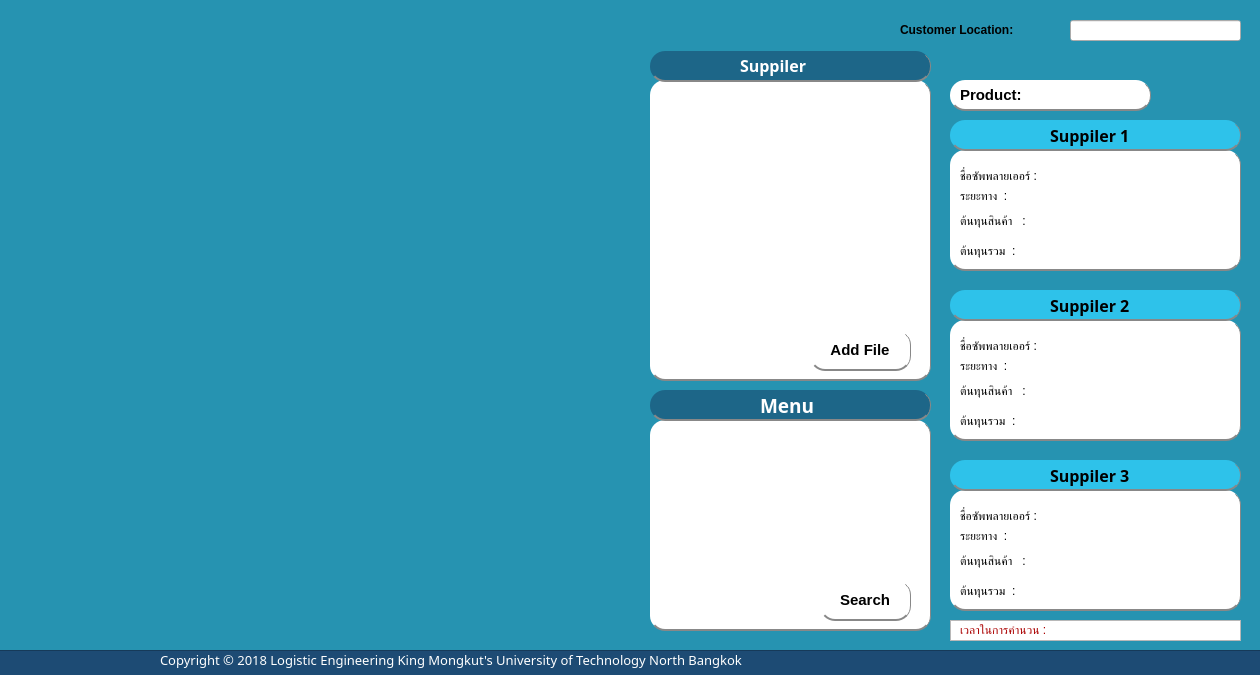
<?xml version="1.0" encoding="UTF-8"?>
<ui version="4.0">
 <class>mainWidget</class>
 <widget class="QWidget" name="mainWidget">
  <property name="geometry">
   <rect>
    <x>0</x>
    <y>0</y>
    <width>1260</width>
    <height>675</height>
   </rect>
  </property>
  <property name="windowTitle">
   <string>Form</string>
  </property>
  <property name="layoutDirection">
   <enum>Qt::LeftToRight</enum>
  </property>
  <property name="styleSheet">
   <string notr="true">QPushButton{
    background-color: white;
    border-width: 0.1px;
    border-radius: 15px;
    font: bold 15px;
	border-bottom: 2px solid   #888888;
	border-right: 1px solid  #888888;
}

QListView#listView_1{
	border-width: 0px;
	background-color: white;
	border-color: white;
    font: bold 15px;
}

QListWidget,QListView#supplierList,#itemList, #info,#listView_3,#listView_4,#listView_5{
	background-color: white;
    border-width: 0.1px;
    border-radius: 15px;
    font: bold 15px;
	border-bottom: 2px solid   #888888;
	border-right: 1px solid  #888888;
}

QLabel{
	font: 10pt &quot;Noto Sans&quot;;
}

QLabe#label_1,#label_2,#label_3,#label_4{
	font: 75 12pt &quot;Noto Sans&quot;;
}

QWidget#mainWidget{
	background-color:rgb(38, 147, 177);
}</string>
  </property>
  <widget class="QPushButton" name="importExcelButton">
   <property name="geometry">
    <rect>
     <x>810</x>
     <y>330</y>
     <width>101</width>
     <height>41</height>
    </rect>
   </property>
   <property name="font">
    <font>
     <pointsize>-1</pointsize>
     <weight>75</weight>
     <italic>false</italic>
     <bold>true</bold>
    </font>
   </property>
   <property name="text">
    <string>Add File</string>
   </property>
   <property name="autoRepeatInterval">
    <number>101</number>
   </property>
  </widget>
  <widget class="QListView" name="info">
   <property name="geometry">
    <rect>
     <x>950</x>
     <y>150</y>
     <width>291</width>
     <height>121</height>
    </rect>
   </property>
  </widget>
  <widget class="QListWidget" name="supplierList">
   <property name="geometry">
    <rect>
     <x>650</x>
     <y>80</y>
     <width>281</width>
     <height>301</height>
    </rect>
   </property>
   <property name="font">
    <font>
     <pointsize>-1</pointsize>
     <weight>75</weight>
     <italic>false</italic>
     <bold>true</bold>
    </font>
   </property>
  </widget>
  <widget class="QListWidget" name="itemList">
   <property name="geometry">
    <rect>
     <x>650</x>
     <y>420</y>
     <width>281</width>
     <height>211</height>
    </rect>
   </property>
  </widget>
  <widget class="QLineEdit" name="customer_location_edit">
   <property name="geometry">
    <rect>
     <x>1070</x>
     <y>20</y>
     <width>171</width>
     <height>21</height>
    </rect>
   </property>
  </widget>
  <widget class="QLabel" name="label">
   <property name="geometry">
    <rect>
     <x>900</x>
     <y>10</y>
     <width>161</width>
     <height>41</height>
    </rect>
   </property>
   <property name="text">
    <string>&lt;html&gt;&lt;head/&gt;&lt;body&gt;&lt;p&gt;&lt;span style=&quot; font-weight:600;&quot;&gt;Customer Location:&lt;/span&gt;&lt;/p&gt;&lt;/body&gt;&lt;/html&gt;</string>
   </property>
  </widget>
  <widget class="QLabel" name="supplier_label">
   <property name="geometry">
    <rect>
     <x>960</x>
     <y>160</y>
     <width>241</width>
     <height>31</height>
    </rect>
   </property>
   <property name="text">
    <string>ชื่อซัพพลายเออร์ :</string>
   </property>
  </widget>
  <widget class="QLabel" name="transport_cost_label">
   <property name="geometry">
    <rect>
     <x>960</x>
     <y>240</y>
     <width>251</width>
     <height>21</height>
    </rect>
   </property>
   <property name="text">
    <string>ต้นทุนรวม  :</string>
   </property>
  </widget>
  <widget class="QLabel" name="supply_cost_label">
   <property name="geometry">
    <rect>
     <x>960</x>
     <y>210</y>
     <width>251</width>
     <height>21</height>
    </rect>
   </property>
   <property name="text">
    <string>ต้นทุนสินค้า   :</string>
   </property>
  </widget>
  <widget class="QWidget" name="map_widget" native="true">
   <property name="geometry">
    <rect>
     <x>20</x>
     <y>10</y>
     <width>611</width>
     <height>611</height>
    </rect>
   </property>
  </widget>
  <widget class="QPushButton" name="startButton">
   <property name="geometry">
    <rect>
     <x>820</x>
     <y>580</y>
     <width>91</width>
     <height>41</height>
    </rect>
   </property>
   <property name="text">
    <string>Search</string>
   </property>
  </widget>
  <widget class="QListView" name="listView_3">
   <property name="geometry">
    <rect>
     <x>650</x>
     <y>51</y>
     <width>281</width>
     <height>31</height>
    </rect>
   </property>
   <property name="styleSheet">
    <string notr="true">background-color: rgb(40, 109, 154);
background-color:rgb(29, 102, 136);
</string>
   </property>
  </widget>
  <widget class="QListView" name="listView_4">
   <property name="geometry">
    <rect>
     <x>950</x>
     <y>120</y>
     <width>291</width>
     <height>31</height>
    </rect>
   </property>
   <property name="styleSheet">
    <string notr="true">background-color: rgb(101, 183, 255);
background-color: rgb(46, 194, 234);</string>
   </property>
  </widget>
  <widget class="QListView" name="listView_5">
   <property name="geometry">
    <rect>
     <x>650</x>
     <y>390</y>
     <width>281</width>
     <height>31</height>
    </rect>
   </property>
   <property name="styleSheet">
    <string notr="true">background-color: rgb(34, 141, 143);
background-color: rgb(43, 112, 107);
background-color:rgb(29, 102, 136);</string>
   </property>
  </widget>
  <widget class="QLabel" name="label_2">
   <property name="geometry">
    <rect>
     <x>740</x>
     <y>50</y>
     <width>91</width>
     <height>31</height>
    </rect>
   </property>
   <property name="font">
    <font>
     <family>Noto Sans</family>
     <pointsize>12</pointsize>
     <weight>9</weight>
     <italic>false</italic>
     <bold>false</bold>
    </font>
   </property>
   <property name="text">
    <string>&lt;!DOCTYPE HTML PUBLIC &quot;-//W3C//DTD HTML 4.0//EN&quot; &quot;http://www.w3.org/TR/REC-html40/strict.dtd&quot;&gt;
&lt;html&gt;&lt;head&gt;&lt;meta name=&quot;qrichtext&quot; content=&quot;1&quot; /&gt;&lt;style type=&quot;text/css&quot;&gt;
p, li { white-space: pre-wrap; }
&lt;/style&gt;&lt;/head&gt;&lt;body style=&quot; font-family:'MS Shell Dlg 2'; font-size:8pt; font-weight:400; font-style:normal;&quot;&gt;
&lt;p style=&quot; margin-top:0px; margin-bottom:0px; margin-left:0px; margin-right:0px; -qt-block-indent:0; text-indent:0px;&quot;&gt;&lt;span style=&quot; font-size:12pt; font-weight:600; color:#ffffff;&quot;&gt;Suppiler&lt;/span&gt;&lt;/p&gt;&lt;/body&gt;&lt;/html&gt;</string>
   </property>
   <property name="scaledContents">
    <bool>false</bool>
   </property>
  </widget>
  <widget class="QLabel" name="label_4">
   <property name="geometry">
    <rect>
     <x>760</x>
     <y>390</y>
     <width>91</width>
     <height>31</height>
    </rect>
   </property>
   <property name="font">
    <font>
     <family>Noto Sans</family>
     <pointsize>12</pointsize>
     <weight>9</weight>
     <italic>false</italic>
     <bold>false</bold>
    </font>
   </property>
   <property name="text">
    <string>&lt;html&gt;&lt;head/&gt;&lt;body&gt;&lt;p&gt;&lt;span style=&quot; font-size:14pt; font-weight:600; color:#ffffff;&quot;&gt;Menu&lt;/span&gt;&lt;/p&gt;&lt;/body&gt;&lt;/html&gt;</string>
   </property>
  </widget>
  <widget class="QLabel" name="label_5">
   <property name="geometry">
    <rect>
     <x>160</x>
     <y>640</y>
     <width>951</width>
     <height>41</height>
    </rect>
   </property>
   <property name="font">
    <font>
     <family>Noto Sans</family>
     <pointsize>10</pointsize>
     <weight>50</weight>
     <italic>false</italic>
     <bold>false</bold>
    </font>
   </property>
   <property name="text">
    <string>&lt;html&gt;&lt;head/&gt;&lt;body&gt;&lt;p&gt;&lt;span style=&quot; color:#ffffff;&quot;&gt;Copyright © 2018 Logistic Engineering King Mongkut's University of Technology North Bangkok&lt;/span&gt;&lt;/p&gt;&lt;/body&gt;&lt;/html&gt;</string>
   </property>
  </widget>
  <widget class="QLabel" name="distance_label">
   <property name="geometry">
    <rect>
     <x>960</x>
     <y>180</y>
     <width>251</width>
     <height>31</height>
    </rect>
   </property>
   <property name="text">
    <string>ระยะทาง  :</string>
   </property>
  </widget>
  <widget class="QLabel" name="distance_label_2">
   <property name="geometry">
    <rect>
     <x>960</x>
     <y>350</y>
     <width>381</width>
     <height>31</height>
    </rect>
   </property>
   <property name="text">
    <string>ระยะทาง  :</string>
   </property>
  </widget>
  <widget class="QLabel" name="supply_cost_label_2">
   <property name="geometry">
    <rect>
     <x>960</x>
     <y>380</y>
     <width>381</width>
     <height>21</height>
    </rect>
   </property>
   <property name="text">
    <string>ต้นทุนสินค้า   :</string>
   </property>
  </widget>
  <widget class="QLabel" name="supplier_label_2">
   <property name="geometry">
    <rect>
     <x>960</x>
     <y>330</y>
     <width>381</width>
     <height>31</height>
    </rect>
   </property>
   <property name="text">
    <string>ชื่อซัพพลายเออร์ :</string>
   </property>
  </widget>
  <widget class="QLabel" name="transport_cost_label_2">
   <property name="geometry">
    <rect>
     <x>960</x>
     <y>410</y>
     <width>381</width>
     <height>21</height>
    </rect>
   </property>
   <property name="text">
    <string>ต้นทุนรวม  :</string>
   </property>
  </widget>
  <widget class="QLabel" name="time_label">
   <property name="geometry">
    <rect>
     <x>960</x>
     <y>620</y>
     <width>291</width>
     <height>20</height>
    </rect>
   </property>
   <property name="text">
    <string>&lt;html&gt;&lt;head/&gt;&lt;body&gt;&lt;p&gt;&lt;span style=&quot; color:#aa0000;&quot;&gt;เวลาในการคำนวน  :&lt;/span&gt;&lt;/p&gt;&lt;/body&gt;&lt;/html&gt;</string>
   </property>
  </widget>
  <widget class="QListWidget" name="itemList_2">
   <property name="geometry">
    <rect>
     <x>950</x>
     <y>320</y>
     <width>291</width>
     <height>121</height>
    </rect>
   </property>
  </widget>
  <widget class="QListWidget" name="itemList_3">
   <property name="geometry">
    <rect>
     <x>950</x>
     <y>490</y>
     <width>291</width>
     <height>121</height>
    </rect>
   </property>
  </widget>
  <widget class="QListWidget" name="listWidget">
   <property name="geometry">
    <rect>
     <x>950</x>
     <y>290</y>
     <width>291</width>
     <height>31</height>
    </rect>
   </property>
   <property name="styleSheet">
    <string notr="true">background-color: rgb(46, 194, 234);</string>
   </property>
  </widget>
  <widget class="QListWidget" name="itemList_4">
   <property name="geometry">
    <rect>
     <x>950</x>
     <y>460</y>
     <width>291</width>
     <height>31</height>
    </rect>
   </property>
   <property name="styleSheet">
    <string notr="true">background-color: rgb(46, 194, 234);</string>
   </property>
  </widget>
  <widget class="QListView" name="listView_1">
   <property name="geometry">
    <rect>
     <x>-20</x>
     <y>650</y>
     <width>1581</width>
     <height>31</height>
    </rect>
   </property>
   <property name="styleSheet">
    <string notr="true">background-color:rgb(29, 75, 116);</string>
   </property>
  </widget>
  <widget class="QListView" name="listView">
   <property name="geometry">
    <rect>
     <x>950</x>
     <y>620</y>
     <width>291</width>
     <height>21</height>
    </rect>
   </property>
  </widget>
  <widget class="QListWidget" name="listWidget_2">
   <property name="geometry">
    <rect>
     <x>950</x>
     <y>80</y>
     <width>201</width>
     <height>31</height>
    </rect>
   </property>
  </widget>
  <widget class="QLabel" name="supply_label">
   <property name="geometry">
    <rect>
     <x>960</x>
     <y>80</y>
     <width>181</width>
     <height>31</height>
    </rect>
   </property>
   <property name="text">
    <string>&lt;html&gt;&lt;head/&gt;&lt;body&gt;&lt;p&gt;&lt;span style=&quot; font-size:11pt; font-weight:600;&quot;&gt;Product:&lt;/span&gt;&lt;/p&gt;&lt;/body&gt;&lt;/html&gt;</string>
   </property>
  </widget>
  <widget class="QLabel" name="transport_cost_label_3">
   <property name="geometry">
    <rect>
     <x>960</x>
     <y>580</y>
     <width>381</width>
     <height>21</height>
    </rect>
   </property>
   <property name="text">
    <string>ต้นทุนรวม  :</string>
   </property>
  </widget>
  <widget class="QLabel" name="distance_label_3">
   <property name="geometry">
    <rect>
     <x>960</x>
     <y>520</y>
     <width>381</width>
     <height>31</height>
    </rect>
   </property>
   <property name="text">
    <string>ระยะทาง  :</string>
   </property>
  </widget>
  <widget class="QLabel" name="supplier_label_3">
   <property name="geometry">
    <rect>
     <x>960</x>
     <y>500</y>
     <width>381</width>
     <height>31</height>
    </rect>
   </property>
   <property name="text">
    <string>ชื่อซัพพลายเออร์ :</string>
   </property>
  </widget>
  <widget class="QLabel" name="supply_cost_label_3">
   <property name="geometry">
    <rect>
     <x>960</x>
     <y>550</y>
     <width>381</width>
     <height>21</height>
    </rect>
   </property>
   <property name="text">
    <string>ต้นทุนสินค้า   :</string>
   </property>
  </widget>
  <widget class="QLabel" name="label_6">
   <property name="geometry">
    <rect>
     <x>1050</x>
     <y>120</y>
     <width>91</width>
     <height>31</height>
    </rect>
   </property>
   <property name="font">
    <font>
     <family>Noto Sans</family>
     <pointsize>10</pointsize>
     <weight>50</weight>
     <italic>false</italic>
     <bold>false</bold>
    </font>
   </property>
   <property name="text">
    <string>&lt;!DOCTYPE HTML PUBLIC &quot;-//W3C//DTD HTML 4.0//EN&quot; &quot;http://www.w3.org/TR/REC-html40/strict.dtd&quot;&gt;
&lt;html&gt;&lt;head&gt;&lt;meta name=&quot;qrichtext&quot; content=&quot;1&quot; /&gt;&lt;style type=&quot;text/css&quot;&gt;
p, li { white-space: pre-wrap; }
&lt;/style&gt;&lt;/head&gt;&lt;body style=&quot; font-family:'Noto Sans'; font-size:10pt; font-weight:400; font-style:normal;&quot;&gt;
&lt;p style=&quot; margin-top:0px; margin-bottom:0px; margin-left:0px; margin-right:0px; -qt-block-indent:0; text-indent:0px;&quot;&gt;&lt;span style=&quot; font-family:'MS Shell Dlg 2'; font-size:12pt; font-weight:600; color:#000000;&quot;&gt;Suppiler 1&lt;/span&gt;&lt;/p&gt;&lt;/body&gt;&lt;/html&gt;</string>
   </property>
   <property name="scaledContents">
    <bool>false</bool>
   </property>
  </widget>
  <widget class="QLabel" name="label_7">
   <property name="geometry">
    <rect>
     <x>1050</x>
     <y>290</y>
     <width>91</width>
     <height>31</height>
    </rect>
   </property>
   <property name="font">
    <font>
     <family>Noto Sans</family>
     <pointsize>10</pointsize>
     <weight>50</weight>
     <italic>false</italic>
     <bold>false</bold>
    </font>
   </property>
   <property name="text">
    <string>&lt;!DOCTYPE HTML PUBLIC &quot;-//W3C//DTD HTML 4.0//EN&quot; &quot;http://www.w3.org/TR/REC-html40/strict.dtd&quot;&gt;
&lt;html&gt;&lt;head&gt;&lt;meta name=&quot;qrichtext&quot; content=&quot;1&quot; /&gt;&lt;style type=&quot;text/css&quot;&gt;
p, li { white-space: pre-wrap; }
&lt;/style&gt;&lt;/head&gt;&lt;body style=&quot; font-family:'Noto Sans'; font-size:10pt; font-weight:400; font-style:normal;&quot;&gt;
&lt;p style=&quot; margin-top:0px; margin-bottom:0px; margin-left:0px; margin-right:0px; -qt-block-indent:0; text-indent:0px;&quot;&gt;&lt;span style=&quot; font-family:'MS Shell Dlg 2'; font-size:12pt; font-weight:600; color:#000000;&quot;&gt;Suppiler 2&lt;/span&gt;&lt;/p&gt;&lt;/body&gt;&lt;/html&gt;</string>
   </property>
   <property name="scaledContents">
    <bool>false</bool>
   </property>
  </widget>
  <widget class="QLabel" name="label_8">
   <property name="geometry">
    <rect>
     <x>1050</x>
     <y>460</y>
     <width>91</width>
     <height>31</height>
    </rect>
   </property>
   <property name="font">
    <font>
     <family>Noto Sans</family>
     <pointsize>10</pointsize>
     <weight>50</weight>
     <italic>false</italic>
     <bold>false</bold>
    </font>
   </property>
   <property name="text">
    <string>&lt;!DOCTYPE HTML PUBLIC &quot;-//W3C//DTD HTML 4.0//EN&quot; &quot;http://www.w3.org/TR/REC-html40/strict.dtd&quot;&gt;
&lt;html&gt;&lt;head&gt;&lt;meta name=&quot;qrichtext&quot; content=&quot;1&quot; /&gt;&lt;style type=&quot;text/css&quot;&gt;
p, li { white-space: pre-wrap; }
&lt;/style&gt;&lt;/head&gt;&lt;body style=&quot; font-family:'Noto Sans'; font-size:10pt; font-weight:400; font-style:normal;&quot;&gt;
&lt;p style=&quot; margin-top:0px; margin-bottom:0px; margin-left:0px; margin-right:0px; -qt-block-indent:0; text-indent:0px;&quot;&gt;&lt;span style=&quot; font-family:'MS Shell Dlg 2'; font-size:12pt; font-weight:600; color:#000000;&quot;&gt;Suppiler 3&lt;/span&gt;&lt;/p&gt;&lt;/body&gt;&lt;/html&gt;</string>
   </property>
   <property name="scaledContents">
    <bool>false</bool>
   </property>
  </widget>
  <zorder>listView</zorder>
  <zorder>listView_1</zorder>
  <zorder>itemList_3</zorder>
  <zorder>itemList_2</zorder>
  <zorder>info</zorder>
  <zorder>supplierList</zorder>
  <zorder>itemList</zorder>
  <zorder>customer_location_edit</zorder>
  <zorder>label</zorder>
  <zorder>supplier_label</zorder>
  <zorder>transport_cost_label</zorder>
  <zorder>supply_cost_label</zorder>
  <zorder>map_widget</zorder>
  <zorder>startButton</zorder>
  <zorder>listView_3</zorder>
  <zorder>listView_4</zorder>
  <zorder>listView_5</zorder>
  <zorder>label_2</zorder>
  <zorder>label_4</zorder>
  <zorder>label_5</zorder>
  <zorder>distance_label</zorder>
  <zorder>importExcelButton</zorder>
  <zorder>distance_label_2</zorder>
  <zorder>supply_cost_label_2</zorder>
  <zorder>supplier_label_2</zorder>
  <zorder>transport_cost_label_2</zorder>
  <zorder>time_label</zorder>
  <zorder>listWidget</zorder>
  <zorder>itemList_4</zorder>
  <zorder>listWidget_2</zorder>
  <zorder>supply_label</zorder>
  <zorder>transport_cost_label_3</zorder>
  <zorder>distance_label_3</zorder>
  <zorder>supplier_label_3</zorder>
  <zorder>supply_cost_label_3</zorder>
  <zorder>label_6</zorder>
  <zorder>label_7</zorder>
  <zorder>label_8</zorder>
 </widget>
 <resources/>
 <connections/>
</ui>
